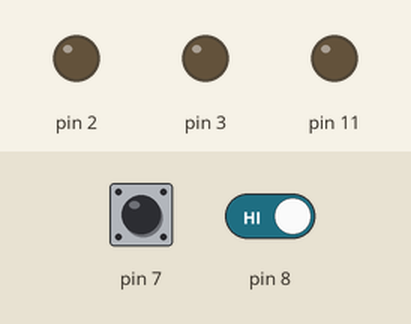
This sketch was run on a simulated Arduino Uno, built with avr-gcc and run on an emulated ATmega328P. On the bench: output pins drawn as LEDs (lit = HIGH). Inputs (shaded band) come from the test bench; at power-on: pin 7 HIGH, pin 8 HIGH. Random numbers use the default seed unless the sketch sets one.

Above: at 10.7 s.
10.8 s: pin 7 pulled LOW for 3 s
At 12.95 s:
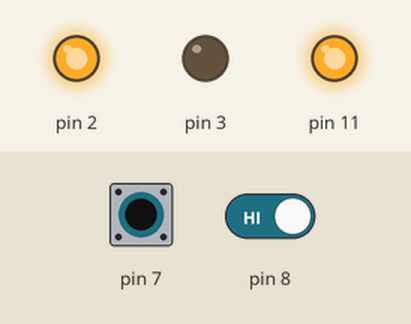
At 14.3 s:
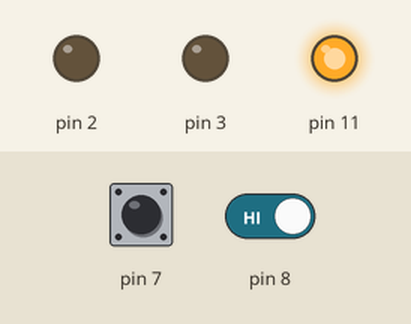
15.5 s: pin 7 driven LOW and pin 8 driven LOW
At 18.7 s:
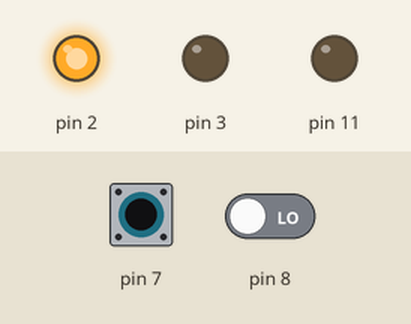
31.1 s: pin 8 driven LOW
Timing chart, 0 to 36.8 s (numbered marks = the images above; inputs shaded):
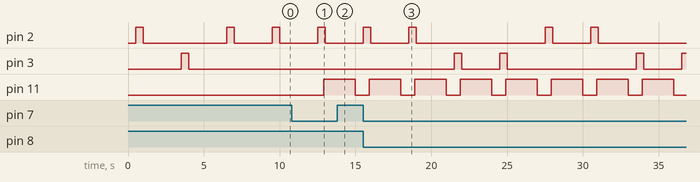

Measured:
- after the input at 10.8 s, pin 11: LOW → HIGH after 2.1 s, → LOW 2.1 s later
- after the input at 15.5 s, pin 11: alternates HIGH for 2.1 s and LOW for 0.90 s, starting after 0.40 s

The sketch:

corresponding_button_test.ino
```cpp
int ledno;
int readled;
void setup() {
pinMode(2,OUTPUT);
pinMode(3,OUTPUT);
pinMode(11,OUTPUT);
pinMode(7,INPUT_PULLUP);
pinMode(8,INPUT_PULLUP);
randomSeed(analogRead(0));
}

void loop()
{
  delay(500);
  ledno=random(2,4);
  Serial.println(ledno);
  digitalWrite(ledno,HIGH);
  delay(400);
  if(ledno==2)
  {
    readled=digitalRead(7);
    Serial.println(readled);
    if(readled==0)
    digitalWrite(11,HIGH);
    delay(100);
  }
  if(ledno==3)
  {
    readled=digitalRead(8);
    Serial.println(readled);
    if(readled==0)
    digitalWrite(11,HIGH);
    delay(100);
  }
  digitalWrite(ledno,LOW);
  delay(2000);
  digitalWrite(11,LOW);
}
```
